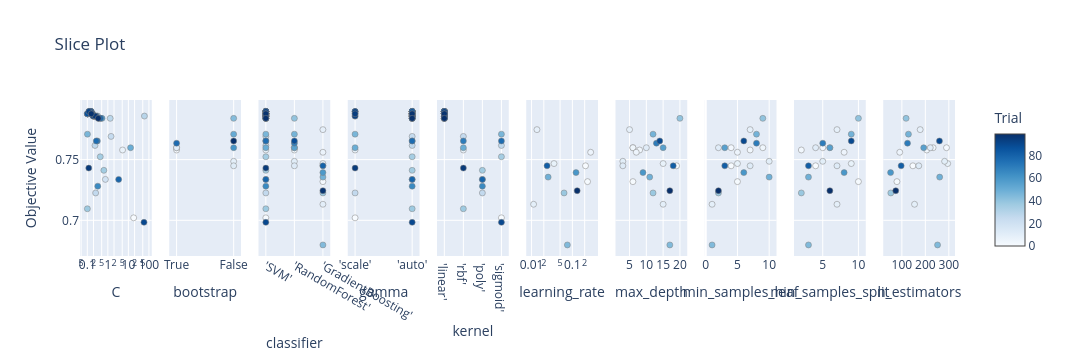

The notebook cell this image was saved under:
### Code cell
# 3. Slice Plot
plot_slice(study).show()

### Figure 1 — Plotly figure (JSON) as saved in the notebook; plotly's stock layout.template omitted (floating-point values rounded to 4 significant figures)
{"data": [{"marker": {"color": [0, 7, 14, 15, 16, 17, 18, 19, 20, 21, 22, 23, 24, 25, 26, 27, 28, 29, 30, 31, 32, 33, 34, 35, 36, 37, 39, 41, 42, 43, 45, 46, 49, 50, 51, 52, 53, 54, 56, 57, 58, 60, 61, 62, 63, 64, 65, 66, 67, 68, 70, 71, 72, 73, 74, 75, 76, 77, 78, 79, 81, 82, 83, 84, 85, 86, 87, 89, 90, 91, 92, 93, 94, 95, 96, 98, 99], "colorbar": {"title": {"text": "Trial"}, "x": 1, "xpad": 40, "y": 0.5}, "colorscale": [[0, "rgb(247,251,255)"], [0.125, "rgb(222,235,247)"], [0.25, "rgb(198,219,239)"], [0.375, "rgb(158,202,225)"], [0.5, "rgb(107,174,214)"], [0.625, "rgb(66,146,198)"], [0.75, "rgb(33,113,181)"], [0.875, "rgb(8,81,156)"], [1, "rgb(8,48,107)"]], "line": {"color": "Grey", "width": 0.5}, "showscale": true}, "mode": "markers", "name": "Feasible Trial", "showlegend": false, "type": "scatter", "x": [18.04, 5.193, 0.102, 0.1058, 0.1003, 0.1011, 0.4676, 0.7601, 0.3621, 0.1067, 0.1076, 0.3215, 0.1064, 1.435, 0.2543, 0.2365, 1.301, 60.24, 0.2232, 0.1034, 0.1845, 0.161, 0.1773, 0.4265, 0.6377, 0.1007, 0.1709, 0.1373, 0.1635, 0.1602, 0.2899, 0.1015, 0.2449, 12.75, 0.139, 0.1506, 0.1504, 0.1522, 0.5196, 0.1515, 0.1526, 0.3594, 0.1675, 0.1466, 0.2353, 0.1385, 0.3232, 0.2215, 0.1366, 0.1339, 0.3071, 0.1971, 0.1345, 0.1335, 0.2013, 0.1356, 0.273, 0.4404, 0.1341, 3.36, 0.1272, 0.1955, 0.2114, 0.1192, 0.1532, 0.2633, 0.1003, 0.1705, 57.37, 0.1446, 0.1199, 0.1925, 0.159, 0.1179, 0.2422, 0.1552, 0.34], "xaxis": "x", "y": [0.702, 0.7579, 0.7877, 0.7877, 0.7877, 0.7877, 0.784, 0.7337, 0.784, 0.7877, 0.7877, 0.7858, 0.7877, 0.7691, 0.7225, 0.7616, 0.784, 0.7858, 0.7858, 0.7877, 0.7877, 0.7877, 0.7877, 0.7523, 0.7412, 0.7095, 0.7877, 0.7896, 0.7877, 0.7877, 0.7858, 0.7709, 0.7858, 0.7598, 0.7896, 0.7896, 0.7896, 0.7896, 0.784, 0.7896, 0.7896, 0.784, 0.7877, 0.7896, 0.7858, 0.7896, 0.7281, 0.7858, 0.7896, 0.7896, 0.7654, 0.7858, 0.7896, 0.7896, 0.7858, 0.7896, 0.7654, 0.784, 0.7896, 0.7337, 0.7896, 0.7858, 0.7858, 0.7896, 0.7896, 0.7858, 0.7877, 0.7877, 0.6983, 0.7896, 0.7896, 0.7858, 0.7877, 0.743, 0.7858, 0.7877, 0.784], "yaxis": "y"}, {"marker": {"color": [3, 4, 5, 12, 69, 11, 13, 40, 47, 55, 88], "colorbar": {"title": {"text": "Trial"}, "x": 1, "xpad": 40}, "colorscale": [[0, "rgb(247,251,255)"], [0.125, "rgb(222,235,247)"], [0.25, "rgb(198,219,239)"], [0.375, "rgb(158,202,225)"], [0.5, "rgb(107,174,214)"], [0.625, "rgb(66,146,198)"], [0.75, "rgb(33,113,181)"], [0.875, "rgb(8,81,156)"], [1, "rgb(8,48,107)"]], "line": {"color": "Grey", "width": 0.5}, "showscale": false}, "mode": "markers", "name": "Feasible Trial", "showlegend": false, "type": "scatter", "x": ["True", "True", "True", "True", "True", "False", "False", "False", "False", "False", "False"], "xaxis": "x2", "y": [0.7598, 0.7579, 0.7598, 0.7598, 0.7635, 0.7486, 0.7449, 0.784, 0.7709, 0.7598, 0.7654], "yaxis": "y2"}, {"marker": {"color": [0, 7, 14, 15, 16, 17, 18, 19, 20, 21, 22, 23, 24, 25, 26, 27, 28, 29, 30, 31, 32, 33, 34, 35, 36, 37, 39, 41, 42, 43, 45, 46, 49, 50, 51, 52, 53, 54, 56, 57, 58, 60, 61, 62, 63, 64, 65, 66, 67, 68, 70, 71, 72, 73, 74, 75, 76, 77, 78, 79, 81, 82, 83, 84, 85, 86, 87, 89, 90, 91, 92, 93, 94, 95, 96, 98, 99, 3, 4, 5, 11, 12, 13, 40, 47, 55, 69, 88, 1, 2, 6, 8, 9, 10, 38, 44, 48, 59, 80, 97], "colorbar": {"title": {"text": "Trial"}, "x": 1, "xpad": 40}, "colorscale": [[0, "rgb(247,251,255)"], [0.125, "rgb(222,235,247)"], [0.25, "rgb(198,219,239)"], [0.375, "rgb(158,202,225)"], [0.5, "rgb(107,174,214)"], [0.625, "rgb(66,146,198)"], [0.75, "rgb(33,113,181)"], [0.875, "rgb(8,81,156)"], [1, "rgb(8,48,107)"]], "line": {"color": "Grey", "width": 0.5}, "showscale": false}, "mode": "markers", "name": "Feasible Trial", "showlegend": false, "type": "scatter", "x": ["'SVM'", "'SVM'", "'SVM'", "'SVM'", "'SVM'", "'SVM'", "'SVM'", "'SVM'", "'SVM'", "'SVM'", "'SVM'", "'SVM'", "'SVM'", "'SVM'", "'SVM'", "'SVM'", "'SVM'", "'SVM'", "'SVM'", "'SVM'", "'SVM'", "'SVM'", "'SVM'", "'SVM'", "'SVM'", "'SVM'", "'SVM'", "'SVM'", "'SVM'", "'SVM'", "'SVM'", "'SVM'", "'SVM'", "'SVM'", "'SVM'", "'SVM'", "'SVM'", "'SVM'", "'SVM'", "'SVM'", "'SVM'", "'SVM'", "'SVM'", "'SVM'", "'SVM'", "'SVM'", "'SVM'", "'SVM'", "'SVM'", "'SVM'", "'SVM'", "'SVM'", "'SVM'", "'SVM'", "'SVM'", "'SVM'", "'SVM'", "'SVM'", "'SVM'", "'SVM'", "'SVM'", "'SVM'", "'SVM'", "'SVM'", "'SVM'", "'SVM'", "'SVM'", "'SVM'", "'SVM'", "'SVM'", "'SVM'", "'SVM'", "'SVM'", "'SVM'", "'SVM'", "'SVM'", "'SVM'", "'RandomForest'", "'RandomForest'", "'RandomForest'", "'RandomForest'", "'RandomForest'", "'RandomForest'", "'RandomForest'", "'RandomForest'", "'RandomForest'", "'RandomForest'", "'RandomForest'", "'GradientBoosting'", "'GradientBoosting'", "'GradientBoosting'", "'GradientBoosting'", "'GradientBoosting'", "'GradientBoosting'", "'GradientBoosting'", "'GradientBoosting'", "'GradientBoosting'", "'GradientBoosting'", "'GradientBoosting'", "'GradientBoosting'"], "xaxis": "x3", "y": [0.702, 0.7579, 0.7877, 0.7877, 0.7877, 0.7877, 0.784, 0.7337, 0.784, 0.7877, 0.7877, 0.7858, 0.7877, 0.7691, 0.7225, 0.7616, 0.784, 0.7858, 0.7858, 0.7877, 0.7877, 0.7877, 0.7877, 0.7523, 0.7412, 0.7095, 0.7877, 0.7896, 0.7877, 0.7877, 0.7858, 0.7709, 0.7858, 0.7598, 0.7896, 0.7896, 0.7896, 0.7896, 0.784, 0.7896, 0.7896, 0.784, 0.7877, 0.7896, 0.7858, 0.7896, 0.7281, 0.7858, 0.7896, 0.7896, 0.7654, 0.7858, 0.7896, 0.7896, 0.7858, 0.7896, 0.7654, 0.784, 0.7896, 0.7337, 0.7896, 0.7858, 0.7858, 0.7896, 0.7896, 0.7858, 0.7877, 0.7877, 0.6983, 0.7896, 0.7896, 0.7858, 0.7877, 0.743, 0.7858, 0.7877, 0.784, 0.7598, 0.7579, 0.7598, 0.7486, 0.7598, 0.7449, 0.784, 0.7709, 0.7598, 0.7635, 0.7654, 0.7449, 0.7318, 0.7561, 0.7467, 0.7747, 0.7132, 0.7225, 0.6797, 0.7356, 0.7393, 0.7449, 0.7244], "yaxis": "y3"}, {"marker": {"color": [0, 7, 26, 30, 46, 50, 67, 87, 91, 92, 93, 94, 95, 14, 15, 16, 17, 18, 19, 20, 21, 22, 23, 24, 25, 27, 28, 29, 31, 32, 33, 34, 35, 36, 37, 39, 41, 42, 43, 45, 49, 51, 52, 53, 54, 56, 57, 58, 60, 61, 62, 63, 64, 65, 66, 68, 70, 71, 72, 73, 74, 75, 76, 77, 78, 79, 81, 82, 83, 84, 85, 86, 89, 90, 96, 98, 99], "colorbar": {"title": {"text": "Trial"}, "x": 1, "xpad": 40}, "colorscale": [[0, "rgb(247,251,255)"], [0.125, "rgb(222,235,247)"], [0.25, "rgb(198,219,239)"], [0.375, "rgb(158,202,225)"], [0.5, "rgb(107,174,214)"], [0.625, "rgb(66,146,198)"], [0.75, "rgb(33,113,181)"], [0.875, "rgb(8,81,156)"], [1, "rgb(8,48,107)"]], "line": {"color": "Grey", "width": 0.5}, "showscale": false}, "mode": "markers", "name": "Feasible Trial", "showlegend": false, "type": "scatter", "x": ["'scale'", "'scale'", "'scale'", "'scale'", "'scale'", "'scale'", "'scale'", "'scale'", "'scale'", "'scale'", "'scale'", "'scale'", "'scale'", "'auto'", "'auto'", "'auto'", "'auto'", "'auto'", "'auto'", "'auto'", "'auto'", "'auto'", "'auto'", "'auto'", "'auto'", "'auto'", "'auto'", "'auto'", "'auto'", "'auto'", "'auto'", "'auto'", "'auto'", "'auto'", "'auto'", "'auto'", "'auto'", "'auto'", "'auto'", "'auto'", "'auto'", "'auto'", "'auto'", "'auto'", "'auto'", "'auto'", "'auto'", "'auto'", "'auto'", "'auto'", "'auto'", "'auto'", "'auto'", "'auto'", "'auto'", "'auto'", "'auto'", "'auto'", "'auto'", "'auto'", "'auto'", "'auto'", "'auto'", "'auto'", "'auto'", "'auto'", "'auto'", "'auto'", "'auto'", "'auto'", "'auto'", "'auto'", "'auto'", "'auto'", "'auto'", "'auto'", "'auto'"], "xaxis": "x4", "y": [0.702, 0.7579, 0.7225, 0.7858, 0.7709, 0.7598, 0.7896, 0.7877, 0.7896, 0.7896, 0.7858, 0.7877, 0.743, 0.7877, 0.7877, 0.7877, 0.7877, 0.784, 0.7337, 0.784, 0.7877, 0.7877, 0.7858, 0.7877, 0.7691, 0.7616, 0.784, 0.7858, 0.7877, 0.7877, 0.7877, 0.7877, 0.7523, 0.7412, 0.7095, 0.7877, 0.7896, 0.7877, 0.7877, 0.7858, 0.7858, 0.7896, 0.7896, 0.7896, 0.7896, 0.784, 0.7896, 0.7896, 0.784, 0.7877, 0.7896, 0.7858, 0.7896, 0.7281, 0.7858, 0.7896, 0.7654, 0.7858, 0.7896, 0.7896, 0.7858, 0.7896, 0.7654, 0.784, 0.7896, 0.7337, 0.7896, 0.7858, 0.7858, 0.7896, 0.7896, 0.7858, 0.7877, 0.6983, 0.7858, 0.7877, 0.784], "yaxis": "y4"}, {"marker": {"color": [14, 15, 16, 17, 18, 20, 21, 22, 23, 24, 28, 29, 30, 31, 32, 33, 34, 39, 41, 42, 43, 45, 49, 51, 52, 53, 54, 56, 57, 58, 60, 61, 62, 63, 64, 66, 67, 68, 71, 72, 73, 74, 75, 77, 78, 81, 82, 83, 84, 85, 86, 87, 89, 91, 92, 93, 94, 96, 98, 99, 7, 25, 37, 50, 70, 95, 19, 26, 36, 65, 79, 0, 27, 35, 46, 76, 90], "colorbar": {"title": {"text": "Trial"}, "x": 1, "xpad": 40}, "colorscale": [[0, "rgb(247,251,255)"], [0.125, "rgb(222,235,247)"], [0.25, "rgb(198,219,239)"], [0.375, "rgb(158,202,225)"], [0.5, "rgb(107,174,214)"], [0.625, "rgb(66,146,198)"], [0.75, "rgb(33,113,181)"], [0.875, "rgb(8,81,156)"], [1, "rgb(8,48,107)"]], "line": {"color": "Grey", "width": 0.5}, "showscale": false}, "mode": "markers", "name": "Feasible Trial", "showlegend": false, "type": "scatter", "x": ["'linear'", "'linear'", "'linear'", "'linear'", "'linear'", "'linear'", "'linear'", "'linear'", "'linear'", "'linear'", "'linear'", "'linear'", "'linear'", "'linear'", "'linear'", "'linear'", "'linear'", "'linear'", "'linear'", "'linear'", "'linear'", "'linear'", "'linear'", "'linear'", "'linear'", "'linear'", "'linear'", "'linear'", "'linear'", "'linear'", "'linear'", "'linear'", "'linear'", "'linear'", "'linear'", "'linear'", "'linear'", "'linear'", "'linear'", "'linear'", "'linear'", "'linear'", "'linear'", "'linear'", "'linear'", "'linear'", "'linear'", "'linear'", "'linear'", "'linear'", "'linear'", "'linear'", "'linear'", "'linear'", "'linear'", "'linear'", "'linear'", "'linear'", "'linear'", "'linear'", "'rbf'", "'rbf'", "'rbf'", "'rbf'", "'rbf'", "'rbf'", "'poly'", "'poly'", "'poly'", "'poly'", "'poly'", "'sigmoid'", "'sigmoid'", "'sigmoid'", "'sigmoid'", "'sigmoid'", "'sigmoid'"], "xaxis": "x5", "y": [0.7877, 0.7877, 0.7877, 0.7877, 0.784, 0.784, 0.7877, 0.7877, 0.7858, 0.7877, 0.784, 0.7858, 0.7858, 0.7877, 0.7877, 0.7877, 0.7877, 0.7877, 0.7896, 0.7877, 0.7877, 0.7858, 0.7858, 0.7896, 0.7896, 0.7896, 0.7896, 0.784, 0.7896, 0.7896, 0.784, 0.7877, 0.7896, 0.7858, 0.7896, 0.7858, 0.7896, 0.7896, 0.7858, 0.7896, 0.7896, 0.7858, 0.7896, 0.784, 0.7896, 0.7896, 0.7858, 0.7858, 0.7896, 0.7896, 0.7858, 0.7877, 0.7877, 0.7896, 0.7896, 0.7858, 0.7877, 0.7858, 0.7877, 0.784, 0.7579, 0.7691, 0.7095, 0.7598, 0.7654, 0.743, 0.7337, 0.7225, 0.7412, 0.7281, 0.7337, 0.702, 0.7616, 0.7523, 0.7709, 0.7654, 0.6983], "yaxis": "y5"}, {"marker": {"color": [1, 2, 6, 8, 9, 10, 38, 44, 48, 59, 80, 97], "colorbar": {"title": {"text": "Trial"}, "x": 1, "xpad": 40}, "colorscale": [[0, "rgb(247,251,255)"], [0.125, "rgb(222,235,247)"], [0.25, "rgb(198,219,239)"], [0.375, "rgb(158,202,225)"], [0.5, "rgb(107,174,214)"], [0.625, "rgb(66,146,198)"], [0.75, "rgb(33,113,181)"], [0.875, "rgb(8,81,156)"], [1, "rgb(8,48,107)"]], "line": {"color": "Grey", "width": 0.5}, "showscale": false}, "mode": "markers", "name": "Feasible Trial", "showlegend": false, "type": "scatter", "x": [0.2097, 0.2353, 0.2806, 0.03547, 0.01355, 0.01122, 0.06261, 0.07539, 0.02551, 0.1229, 0.02395, 0.1312], "xaxis": "x6", "y": [0.7449, 0.7318, 0.7561, 0.7467, 0.7747, 0.7132, 0.7225, 0.6797, 0.7356, 0.7393, 0.7449, 0.7244], "yaxis": "y6"}, {"marker": {"color": [1, 2, 3, 4, 5, 6, 8, 9, 10, 11, 12, 13, 38, 40, 44, 47, 48, 55, 59, 69, 80, 88, 97], "colorbar": {"title": {"text": "Trial"}, "x": 1, "xpad": 40}, "colorscale": [[0, "rgb(247,251,255)"], [0.125, "rgb(222,235,247)"], [0.25, "rgb(198,219,239)"], [0.375, "rgb(158,202,225)"], [0.5, "rgb(107,174,214)"], [0.625, "rgb(66,146,198)"], [0.75, "rgb(33,113,181)"], [0.875, "rgb(8,81,156)"], [1, "rgb(8,48,107)"]], "line": {"color": "Grey", "width": 0.5}, "showscale": false}, "mode": "markers", "name": "Feasible Trial", "showlegend": false, "type": "scatter", "x": [19, 6, 6, 8, 6, 7, 15, 5, 15, 3, 10, 3, 12, 20, 17, 12, 11, 15, 9, 13, 18, 14, 17], "xaxis": "x7", "y": [0.7449, 0.7318, 0.7598, 0.7579, 0.7598, 0.7561, 0.7467, 0.7747, 0.7132, 0.7486, 0.7598, 0.7449, 0.7225, 0.784, 0.6797, 0.7709, 0.7356, 0.7598, 0.7393, 0.7635, 0.7449, 0.7654, 0.7244], "yaxis": "y7"}, {"marker": {"color": [1, 2, 3, 4, 5, 6, 8, 9, 10, 11, 12, 13, 38, 40, 44, 47, 48, 55, 59, 69, 80, 88, 97], "colorbar": {"title": {"text": "Trial"}, "x": 1, "xpad": 40}, "colorscale": [[0, "rgb(247,251,255)"], [0.125, "rgb(222,235,247)"], [0.25, "rgb(198,219,239)"], [0.375, "rgb(158,202,225)"], [0.5, "rgb(107,174,214)"], [0.625, "rgb(66,146,198)"], [0.75, "rgb(33,113,181)"], [0.875, "rgb(8,81,156)"], [1, "rgb(8,48,107)"]], "line": {"color": "Grey", "width": 0.5}, "showscale": false}, "mode": "markers", "name": "Feasible Trial", "showlegend": false, "type": "scatter", "x": [4, 5, 4, 7, 9, 5, 5, 7, 1, 10, 2, 7, 2, 9, 1, 8, 10, 3, 6, 8, 3, 6, 2], "xaxis": "x8", "y": [0.7449, 0.7318, 0.7598, 0.7579, 0.7598, 0.7561, 0.7467, 0.7747, 0.7132, 0.7486, 0.7598, 0.7449, 0.7225, 0.784, 0.6797, 0.7709, 0.7356, 0.7598, 0.7393, 0.7635, 0.7449, 0.7654, 0.7244], "yaxis": "y8"}, {"marker": {"color": [1, 2, 3, 4, 5, 6, 8, 9, 10, 11, 12, 13, 38, 40, 44, 47, 48, 55, 59, 69, 80, 88, 97], "colorbar": {"title": {"text": "Trial"}, "x": 1, "xpad": 40}, "colorscale": [[0, "rgb(247,251,255)"], [0.125, "rgb(222,235,247)"], [0.25, "rgb(198,219,239)"], [0.375, "rgb(158,202,225)"], [0.5, "rgb(107,174,214)"], [0.625, "rgb(66,146,198)"], [0.75, "rgb(33,113,181)"], [0.875, "rgb(8,81,156)"], [1, "rgb(8,48,107)"]], "line": {"color": "Grey", "width": 0.5}, "showscale": false}, "mode": "markers", "name": "Feasible Trial", "showlegend": false, "type": "scatter", "x": [4, 10, 5, 2, 6, 8, 9, 7, 7, 5, 4, 7, 2, 10, 3, 9, 3, 6, 8, 5, 3, 9, 6], "xaxis": "x9", "y": [0.7449, 0.7318, 0.7598, 0.7579, 0.7598, 0.7561, 0.7467, 0.7747, 0.7132, 0.7486, 0.7598, 0.7449, 0.7225, 0.784, 0.6797, 0.7709, 0.7356, 0.7598, 0.7393, 0.7635, 0.7449, 0.7654, 0.7244], "yaxis": "y9"}, {"marker": {"color": [1, 2, 3, 4, 5, 6, 8, 9, 10, 11, 12, 13, 38, 40, 44, 47, 48, 55, 59, 69, 80, 88, 97], "colorbar": {"title": {"text": "Trial"}, "x": 1, "xpad": 40}, "colorscale": [[0, "rgb(247,251,255)"], [0.125, "rgb(222,235,247)"], [0.25, "rgb(198,219,239)"], [0.375, "rgb(158,202,225)"], [0.5, "rgb(107,174,214)"], [0.625, "rgb(66,146,198)"], [0.75, "rgb(33,113,181)"], [0.875, "rgb(8,81,156)"], [1, "rgb(8,48,107)"]], "line": {"color": "Grey", "width": 0.5}, "showscale": false}, "mode": "markers", "name": "Feasible Trial", "showlegend": false, "type": "scatter", "x": [147, 79, 290, 206, 233, 91, 295, 178, 154, 282, 221, 172, 53, 118, 252, 128, 261, 193, 52, 124, 97, 260, 74], "xaxis": "x10", "y": [0.7449, 0.7318, 0.7598, 0.7579, 0.7598, 0.7561, 0.7467, 0.7747, 0.7132, 0.7486, 0.7598, 0.7449, 0.7225, 0.784, 0.6797, 0.7709, 0.7356, 0.7598, 0.7393, 0.7635, 0.7449, 0.7654, 0.7244], "yaxis": "y10"}], "layout": {"height": 360, "title": {"text": "Slice Plot"}, "width": 3000, "xaxis": {"anchor": "y", "autorange": true, "domain": [0, 0.082], "range": [-1.212, 1.993], "title": {"text": "C"}, "type": "log"}, "xaxis10": {"anchor": "y10", "autorange": true, "domain": [0.918, 1.0], "range": [33.38, 313.6], "title": {"text": "n_estimators"}, "type": "linear"}, "xaxis2": {"anchor": "y2", "autorange": true, "categoryarray": ["True", "False"], "categoryorder": "array", "domain": [0.102, 0.184], "range": [-0.07662, 1.077], "title": {"text": "bootstrap"}, "type": "category"}, "xaxis3": {"anchor": "y3", "autorange": true, "categoryarray": ["'SVM'", "'RandomForest'", "'GradientBoosting'"], "categoryorder": "array", "domain": [0.204, 0.286], "range": [-0.1532, 2.153], "title": {"text": "classifier"}, "type": "category"}, "xaxis4": {"anchor": "y4", "autorange": true, "categoryarray": ["'scale'", "'auto'"], "categoryorder": "array", "domain": [0.306, 0.388], "range": [-0.07662, 1.077], "title": {"text": "gamma"}, "type": "category"}, "xaxis5": {"anchor": "y5", "autorange": true, "categoryarray": ["'linear'", "'rbf'", "'poly'", "'sigmoid'"], "categoryorder": "array", "domain": [0.408, 0.49], "range": [-0.2299, 3.23], "title": {"text": "kernel"}, "type": "category"}, "xaxis6": {"anchor": "y6", "autorange": true, "domain": [0.51, 0.592], "range": [-2.057, -0.4447], "title": {"text": "learning_rate"}, "type": "log"}, "xaxis7": {"anchor": "y7", "autorange": true, "domain": [0.612, 0.694], "range": [1.697, 21.3], "title": {"text": "max_depth"}, "type": "linear"}, "xaxis8": {"anchor": "y8", "autorange": true, "domain": [0.714, 0.796], "range": [0.3104, 10.69], "title": {"text": "min_samples_leaf"}, "type": "linear"}, "xaxis9": {"anchor": "y9", "autorange": true, "domain": [0.816, 0.898], "range": [1.387, 10.61], "title": {"text": "min_samples_split"}, "type": "linear"}, "yaxis": {"anchor": "x", "autorange": true, "domain": [0, 1], "range": [0.6701, 0.7992], "title": {"text": "Objective Value"}, "type": "linear"}, "yaxis10": {"anchor": "x10", "autorange": true, "domain": [0, 1], "matches": "y", "range": [0.6701, 0.7992], "showticklabels": false, "type": "linear"}, "yaxis2": {"anchor": "x2", "autorange": true, "domain": [0, 1], "matches": "y", "range": [0.6701, 0.7992], "showticklabels": false, "type": "linear"}, "yaxis3": {"anchor": "x3", "autorange": true, "domain": [0, 1], "matches": "y", "range": [0.6701, 0.7992], "showticklabels": false, "type": "linear"}, "yaxis4": {"anchor": "x4", "autorange": true, "domain": [0, 1], "matches": "y", "range": [0.6701, 0.7992], "showticklabels": false, "type": "linear"}, "yaxis5": {"anchor": "x5", "autorange": true, "domain": [0, 1], "matches": "y", "range": [0.6701, 0.7992], "showticklabels": false, "type": "linear"}, "yaxis6": {"anchor": "x6", "autorange": true, "domain": [0, 1], "matches": "y", "range": [0.6701, 0.7992], "showticklabels": false, "type": "linear"}, "yaxis7": {"anchor": "x7", "autorange": true, "domain": [0, 1], "matches": "y", "range": [0.6701, 0.7992], "showticklabels": false, "type": "linear"}, "yaxis8": {"anchor": "x8", "autorange": true, "domain": [0, 1], "matches": "y", "range": [0.6701, 0.7992], "showticklabels": false, "type": "linear"}, "yaxis9": {"anchor": "x9", "autorange": true, "domain": [0, 1], "matches": "y", "range": [0.6701, 0.7992], "showticklabels": false, "type": "linear"}}}
